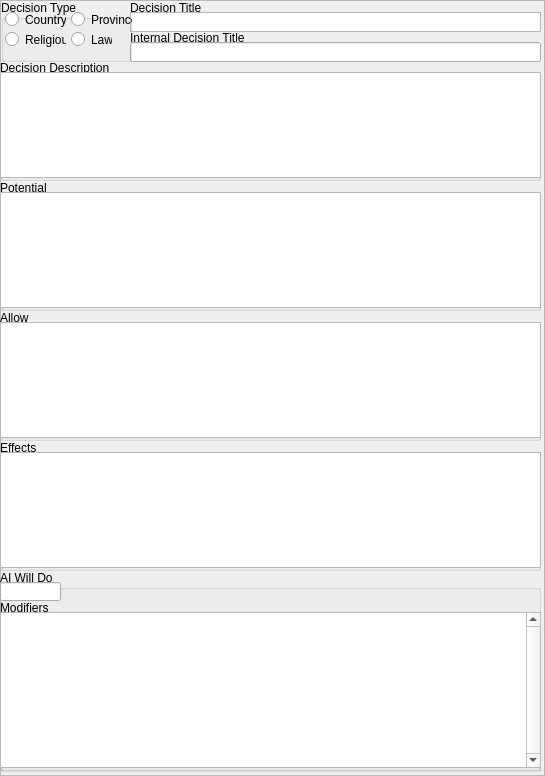
<?xml version="1.0" encoding="UTF-8"?>
<ui version="4.0">
 <class>DecisionFrame</class>
 <widget class="QFrame" name="DecisionFrame">
  <property name="geometry">
   <rect>
    <x>0</x>
    <y>0</y>
    <width>545</width>
    <height>776</height>
   </rect>
  </property>
  <property name="windowTitle">
   <string>Frame</string>
  </property>
  <property name="frameShape">
   <enum>QFrame::StyledPanel</enum>
  </property>
  <property name="frameShadow">
   <enum>QFrame::Raised</enum>
  </property>
  <widget class="QGroupBox" name="groupBox">
   <property name="geometry">
    <rect>
     <x>130</x>
     <y>0</y>
     <width>411</width>
     <height>32</height>
    </rect>
   </property>
   <property name="title">
    <string>Decision Title</string>
   </property>
   <widget class="QTextEdit" name="textEdit">
    <property name="geometry">
     <rect>
      <x>0</x>
      <y>12</y>
      <width>411</width>
      <height>20</height>
     </rect>
    </property>
    <property name="verticalScrollBarPolicy">
     <enum>Qt::ScrollBarAlwaysOff</enum>
    </property>
    <property name="horizontalScrollBarPolicy">
     <enum>Qt::ScrollBarAsNeeded</enum>
    </property>
    <property name="html">
     <string>&lt;!DOCTYPE HTML PUBLIC &quot;-//W3C//DTD HTML 4.0//EN&quot; &quot;http://www.w3.org/TR/REC-html40/strict.dtd&quot;&gt;
&lt;html&gt;&lt;head&gt;&lt;meta name=&quot;qrichtext&quot; content=&quot;1&quot; /&gt;&lt;style type=&quot;text/css&quot;&gt;
p, li { white-space: pre-wrap; }
&lt;/style&gt;&lt;/head&gt;&lt;body style=&quot; font-family:'MS Shell Dlg 2'; font-size:8.25pt; font-weight:400; font-style:normal;&quot;&gt;
&lt;p style=&quot;-qt-paragraph-type:empty; margin-top:0px; margin-bottom:0px; margin-left:0px; margin-right:0px; -qt-block-indent:0; text-indent:0px; font-size:8pt;&quot;&gt;&lt;/p&gt;&lt;/body&gt;&lt;/html&gt;</string>
    </property>
   </widget>
  </widget>
  <widget class="QGroupBox" name="groupBox_8">
   <property name="geometry">
    <rect>
     <x>0</x>
     <y>180</y>
     <width>541</width>
     <height>131</height>
    </rect>
   </property>
   <property name="title">
    <string>Potential</string>
   </property>
   <widget class="QPlainTextEdit" name="plainTextEdit_3">
    <property name="geometry">
     <rect>
      <x>0</x>
      <y>12</y>
      <width>541</width>
      <height>116</height>
     </rect>
    </property>
   </widget>
  </widget>
  <widget class="QGroupBox" name="groupBox_7">
   <property name="geometry">
    <rect>
     <x>0</x>
     <y>60</y>
     <width>541</width>
     <height>121</height>
    </rect>
   </property>
   <property name="title">
    <string>Decision Description</string>
   </property>
   <widget class="QTextEdit" name="textEdit_2">
    <property name="geometry">
     <rect>
      <x>0</x>
      <y>12</y>
      <width>541</width>
      <height>106</height>
     </rect>
    </property>
   </widget>
  </widget>
  <widget class="QGroupBox" name="groupBox_6">
   <property name="geometry">
    <rect>
     <x>130</x>
     <y>30</y>
     <width>411</width>
     <height>32</height>
    </rect>
   </property>
   <property name="title">
    <string>Internal Decision Title</string>
   </property>
   <widget class="QLineEdit" name="lineEdit">
    <property name="geometry">
     <rect>
      <x>0</x>
      <y>12</y>
      <width>411</width>
      <height>20</height>
     </rect>
    </property>
   </widget>
  </widget>
  <widget class="QGroupBox" name="groupBox_3">
   <property name="geometry">
    <rect>
     <x>0</x>
     <y>570</y>
     <width>541</width>
     <height>202</height>
    </rect>
   </property>
   <property name="title">
    <string>AI Will Do</string>
   </property>
   <widget class="QLineEdit" name="lineEdit_2">
    <property name="geometry">
     <rect>
      <x>0</x>
      <y>12</y>
      <width>61</width>
      <height>19</height>
     </rect>
    </property>
    <property name="text">
     <string/>
    </property>
   </widget>
   <widget class="QGroupBox" name="groupBox_4">
    <property name="geometry">
     <rect>
      <x>0</x>
      <y>30</y>
      <width>541</width>
      <height>171</height>
     </rect>
    </property>
    <property name="title">
     <string>Modifiers</string>
    </property>
    <widget class="QPlainTextEdit" name="plainTextEdit_2">
     <property name="geometry">
      <rect>
       <x>0</x>
       <y>12</y>
       <width>541</width>
       <height>156</height>
      </rect>
     </property>
     <property name="verticalScrollBarPolicy">
      <enum>Qt::ScrollBarAlwaysOn</enum>
     </property>
    </widget>
   </widget>
  </widget>
  <widget class="QGroupBox" name="groupBox_9">
   <property name="geometry">
    <rect>
     <x>0</x>
     <y>310</y>
     <width>541</width>
     <height>131</height>
    </rect>
   </property>
   <property name="title">
    <string>Allow</string>
   </property>
   <widget class="QPlainTextEdit" name="plainTextEdit_4">
    <property name="geometry">
     <rect>
      <x>0</x>
      <y>12</y>
      <width>541</width>
      <height>116</height>
     </rect>
    </property>
   </widget>
  </widget>
  <widget class="QGroupBox" name="groupBox_10">
   <property name="geometry">
    <rect>
     <x>0</x>
     <y>440</y>
     <width>541</width>
     <height>131</height>
    </rect>
   </property>
   <property name="title">
    <string>Effects</string>
   </property>
   <widget class="QPlainTextEdit" name="plainTextEdit_5">
    <property name="geometry">
     <rect>
      <x>0</x>
      <y>12</y>
      <width>541</width>
      <height>116</height>
     </rect>
    </property>
   </widget>
  </widget>
  <widget class="QGroupBox" name="groupBox_5">
   <property name="geometry">
    <rect>
     <x>1</x>
     <y>0</y>
     <width>131</width>
     <height>62</height>
    </rect>
   </property>
   <property name="title">
    <string>Decision Type</string>
   </property>
   <widget class="QRadioButton" name="radioButton">
    <property name="geometry">
     <rect>
      <x>4</x>
      <y>10</y>
      <width>61</width>
      <height>19</height>
     </rect>
    </property>
    <property name="text">
     <string>Country</string>
    </property>
   </widget>
   <widget class="QRadioButton" name="radioButton_2">
    <property name="geometry">
     <rect>
      <x>70</x>
      <y>10</y>
      <width>61</width>
      <height>19</height>
     </rect>
    </property>
    <property name="text">
     <string>Province</string>
    </property>
   </widget>
   <widget class="QRadioButton" name="radioButton_3">
    <property name="geometry">
     <rect>
      <x>4</x>
      <y>30</y>
      <width>61</width>
      <height>19</height>
     </rect>
    </property>
    <property name="text">
     <string>Religious</string>
    </property>
   </widget>
   <widget class="QRadioButton" name="radioButton_4">
    <property name="geometry">
     <rect>
      <x>70</x>
      <y>30</y>
      <width>41</width>
      <height>19</height>
     </rect>
    </property>
    <property name="text">
     <string>Law</string>
    </property>
   </widget>
  </widget>
 </widget>
 <resources/>
 <connections/>
</ui>
